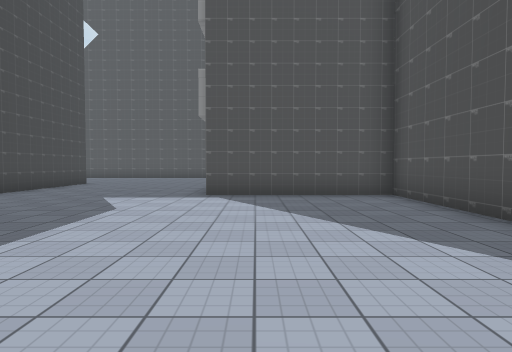
view 1 (above)

23 first-person views from a walk through a 3-D level made in the Unity game engine. The camera is 1.4 m above the floor, tilts 2° down and sees 75° across. The floor is counted in squares, 2 m on a side. Each view is taken from the middle of a square. On the plan, view 1 faces up. The plan holds only what a view shows up to about 10 squares ahead; the rest is blank. The place goes on beyond the plan. The player character is not drawn. Some animated figures are left out. Some surface patterns are stand-ins.

view 2
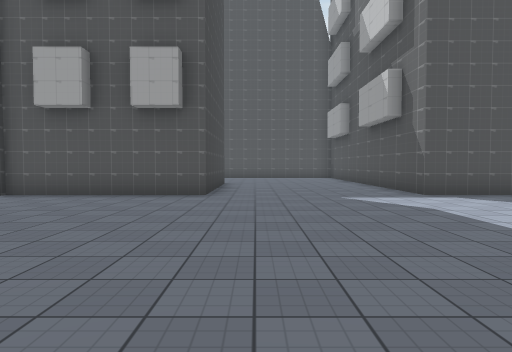

view 3
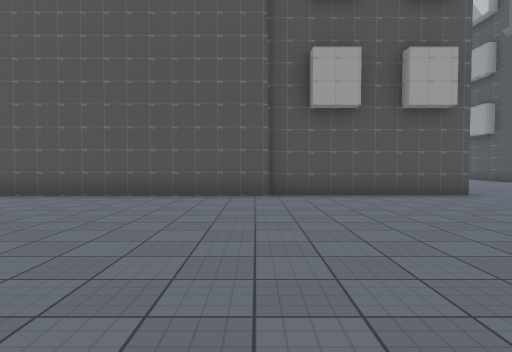

view 4
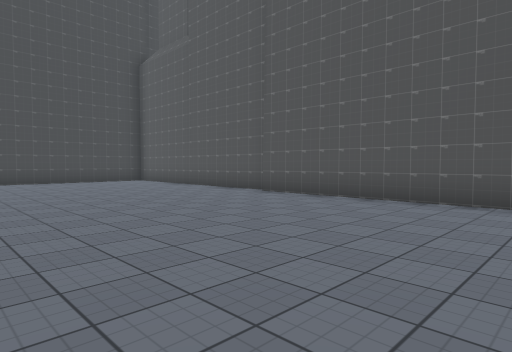

view 5
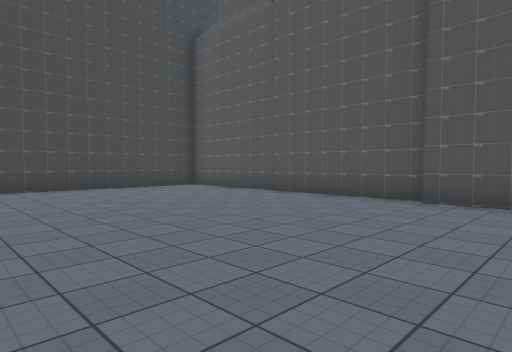

view 6
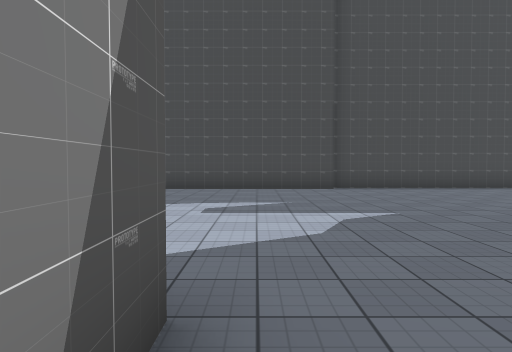

view 7
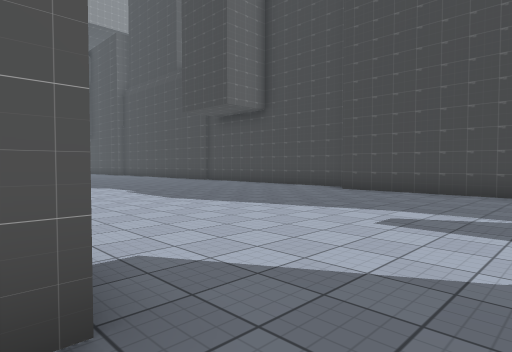

view 8
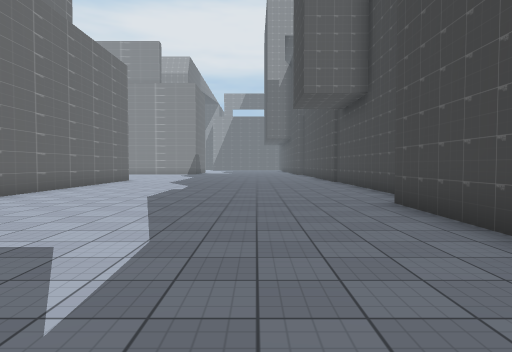

view 9
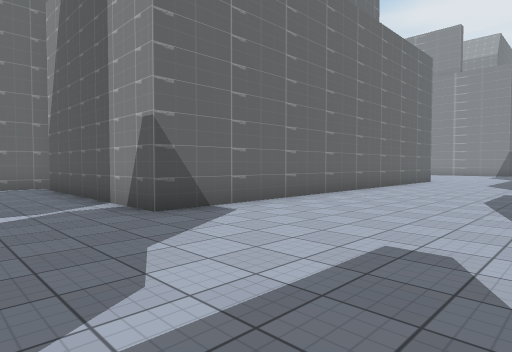

view 10
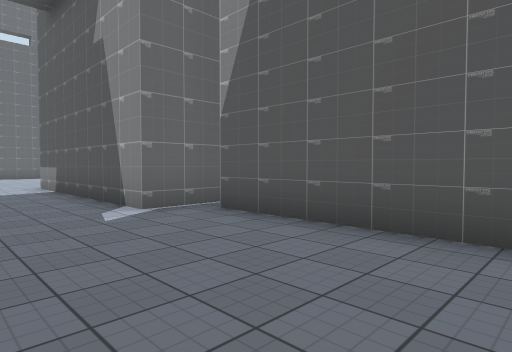

view 11
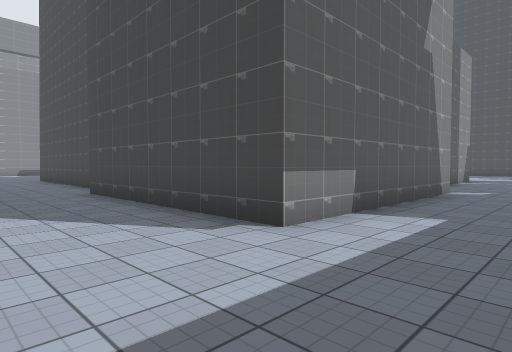

view 12
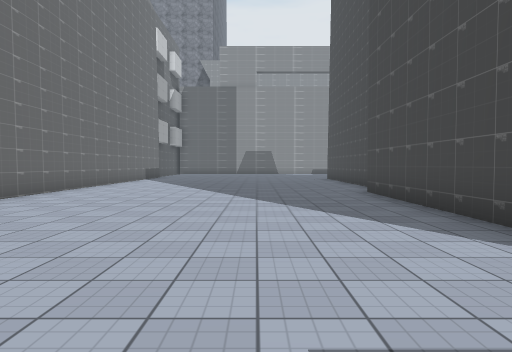

view 13
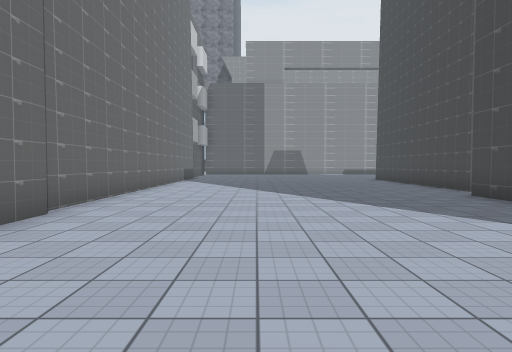

view 14
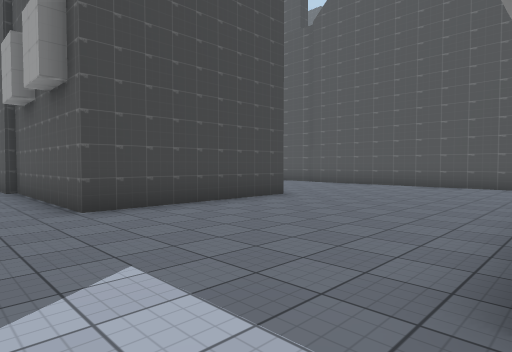

view 15
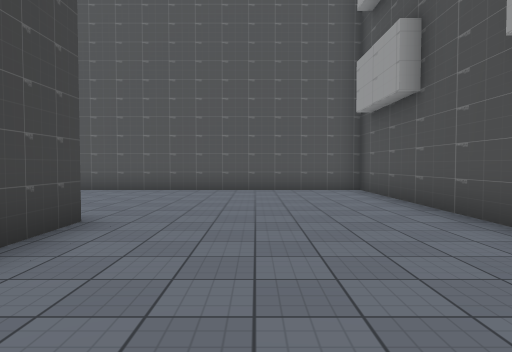

view 16
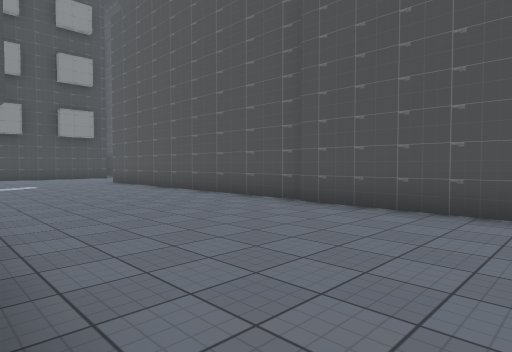

view 17
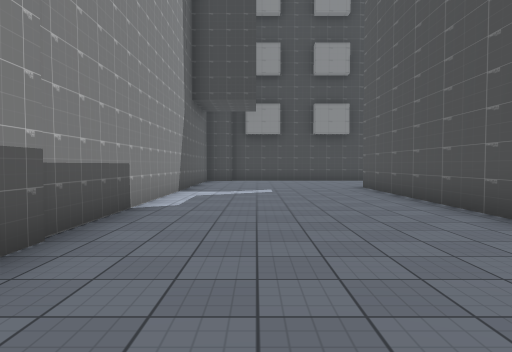

view 18
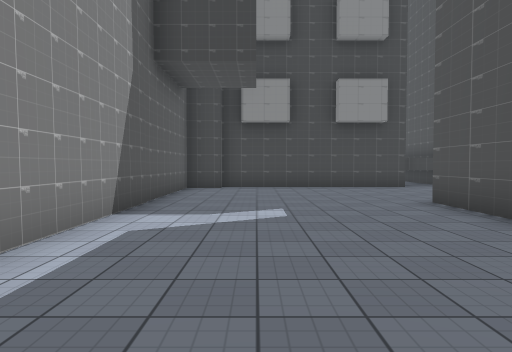

view 19
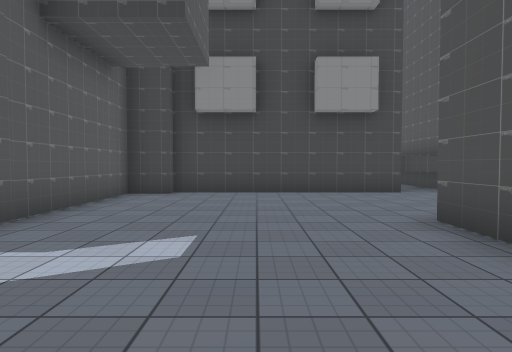

view 20
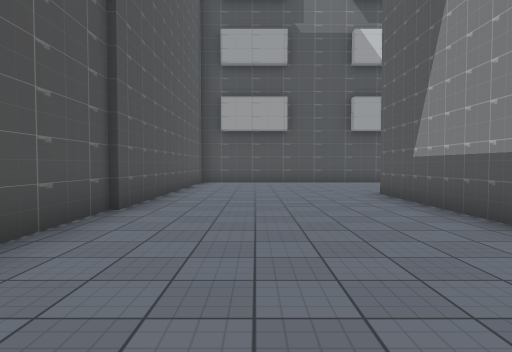

view 21
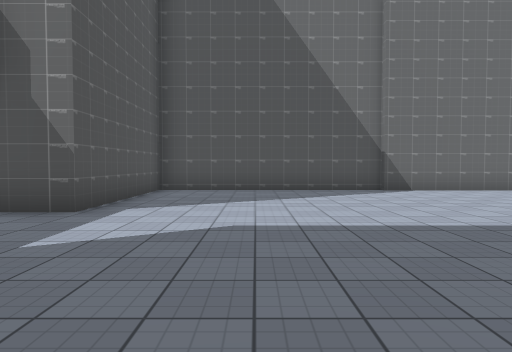

view 22
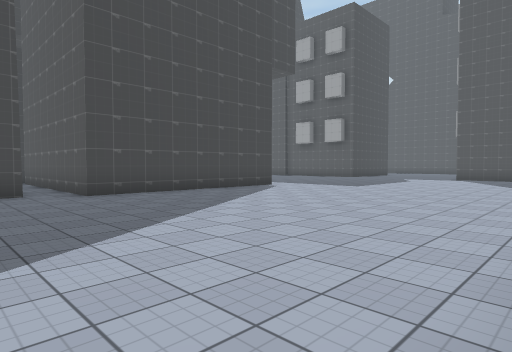

view 23
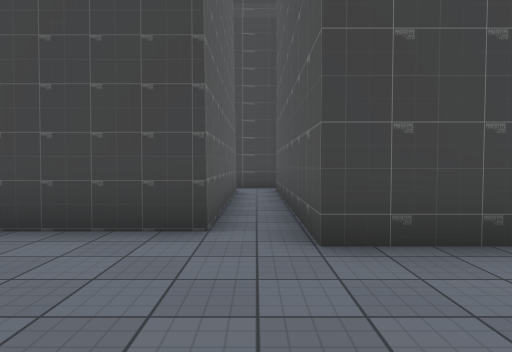

### Floor plan
Points are (right, up) in squares from view 1. A wall is a line through its corners. A room is listed if a view was taken in it or the views show most of it. See-through windows are left out.
Room 1 (views 1, 2, 3, 4, 5, 6, 7, 8, 9, 10, 11, 12, 13, 14, 15, 16, 17, 18, 19, 20, 21, 22, 23)
walls: (-10.6, 7.4) (-18.1, 7.4); (-11.1, -2) (-11.1, -0.4) (-4.8, -0.4) (-4.8, -6.4) (-11.1, -6.4); (-18.1, 7.6) (-23.5, 7.6); (-11.8, -6.4) (-11.8, -7.6); (-10.8, -7.5) (-5.5, -7.5) (-5.5, -9.5); (-1.1, 11.6) (-1.1, 17.3) (-18.2, 17.3); (-17.5, -9) (-17.5, -1.4) (-11.8, -1.4); (3.1, 1.5) (3.1, 7.6) (-1.1, 7.6) (-1.1, 10); (-25.5, 1.3) (-25.5, -5); (-21.9, 13) (-21.9, 12) (-6.1, 12) (-6.1, 7.6) (-10.7, 7.6); (-25.8, 6.5) (-25.8, 1.2); (2.9, -3.8) (2.9, 1.6); (-26.3, -6.8) (-26.3, -9); (3.1, -9) (3.1, -3.9); (-22.2, 18.5) (-22.2, 12.9)

Positions as (right, up) in squares from view 1, and headings:
1: (0, 0), facing up
2: (-5, 0), facing up
3: (-11, 0), facing up
4: (-12, 1), facing up-left
5: (-16, 1), facing up-left
6: (-16, -1), facing left
7: (-17, 0), facing down-left
8: (-23, 1), facing down
9: (-22, 1), facing down-right
10: (-16, 2), facing down-right
11: (-2, 2), facing down-left
12: (-2, 2), facing down
13: (0, 1), facing down
14: (-1, 6), facing up-left
15: (-4, 8), facing up
16: (-5, 12), facing up-left
17: (-8, 14), facing left
18: (-12, 14), facing left
19: (-14, 15), facing left
20: (-14, 15), facing right
21: (-6, 5), facing right
22: (3, -9), facing up-left
23: (-2, -7), facing left
